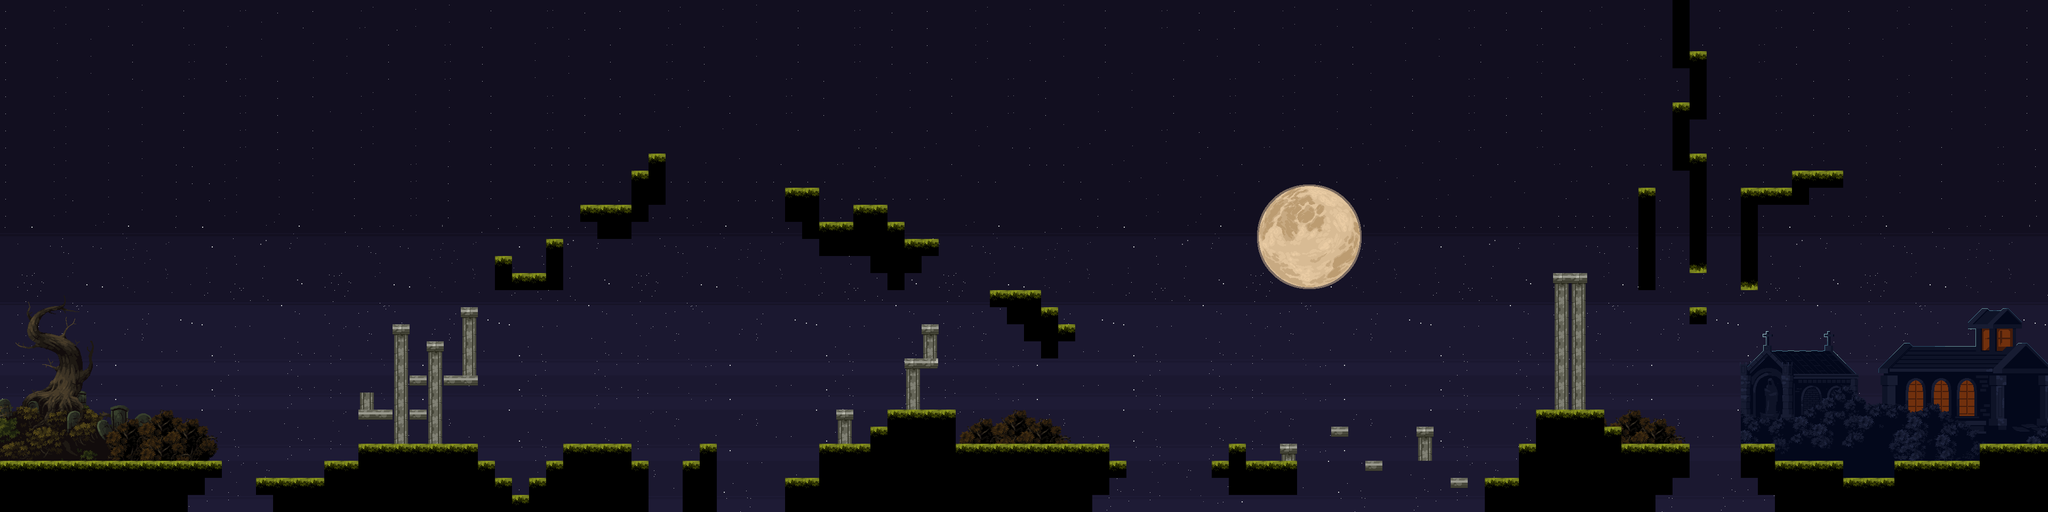

This is a level from a 2D game, rendered from its Tiled map with the project's own tilesets. A one-line summary and the map file follow, with tile-layer data summarised:
An orthogonal 120x30 tile map with 32x32 px tiles, 5 tile layers (sky, moon, house, ground, ...), 7 tilesets and 5 objects (Spider, Skeleton, Coins, Spawn).

<map version="1.10" tiledversion="1.11.2" orientation="orthogonal" renderorder="right-down" width="120" height="30" tilewidth="32" tileheight="32" infinite="0" nextlayerid="18" nextobjectid="11">
 <tileset firstgid="1" source="../Tilesets/backsky.tsx" />
 <tileset firstgid="181" source="../Tilesets/moon.tsx" />
 <tileset firstgid="361" source="../Tilesets/forest.tsx" />
 <tileset firstgid="541" source="../Tilesets/ground1.tsx" />
 <tileset firstgid="673" source="../Tilesets/house.tsx" />
 <tileset firstgid="985" source="../Tilesets/backsmth.tsx" />
 <tileset firstgid="1128" source="../Tilesets/bush.tsx" />
 <layer id="5" name="sky" width="120" height="30" locked="1">
  <data>[3600 cells, 3600 non-empty, 180 distinct tile ids]</data>
 </layer>
 <layer id="6" name="moon" width="120" height="30" locked="1">
  <data>[3600 cells, 60 non-empty, 57 distinct tile ids]</data>
 </layer>
 <layer id="12" name="house" width="120" height="30" locked="1">
  <data>[3600 cells, 385 non-empty, 364 distinct tile ids]</data>
 </layer>
 <layer id="10" name="ground" width="120" height="30" locked="1">
  <data>[3600 cells, 452 non-empty, 6 distinct tile ids]</data>
 </layer>
 <layer id="13" name="bush" width="120" height="30" locked="1">
  <data>[3600 cells, 21 non-empty, 21 distinct tile ids]</data>
 </layer>
 <objectgroup id="15" name="Enemies">
  <object id="4" x="1110.67" y="765.334" width="64" height="64.6667">
   <properties>
    <property name="type" value="Goblin" />
   </properties>
  </object>
  <object id="8" name="Spider" type="Spider" x="1069.33" y="773.334" width="67.3333" height="56.6667">
   <properties>
    <property name="type" value="Spider" />
   </properties>
  </object>
  <object id="10" name="Skeleton" type="Skeleton" x="521.333" y="844" width="52.6667" height="52">
   <properties>
    <property name="type" value="Skeleton" />
   </properties>
  </object>
 </objectgroup>
 <objectgroup id="17" name="Coins">
  <object id="7" name="Coins" type="Coins" x="268" y="804" width="58" height="57">
   <properties>
    <property name="type" value="Coins" />
   </properties>
  </object>
 </objectgroup>
 <objectgroup id="14" name="Spawn">
  <object id="1" name="PlayerSpawn" type="Spawn" x="12.6667" y="790.667" width="47.3333" height="70" />
 </objectgroup>
</map>
